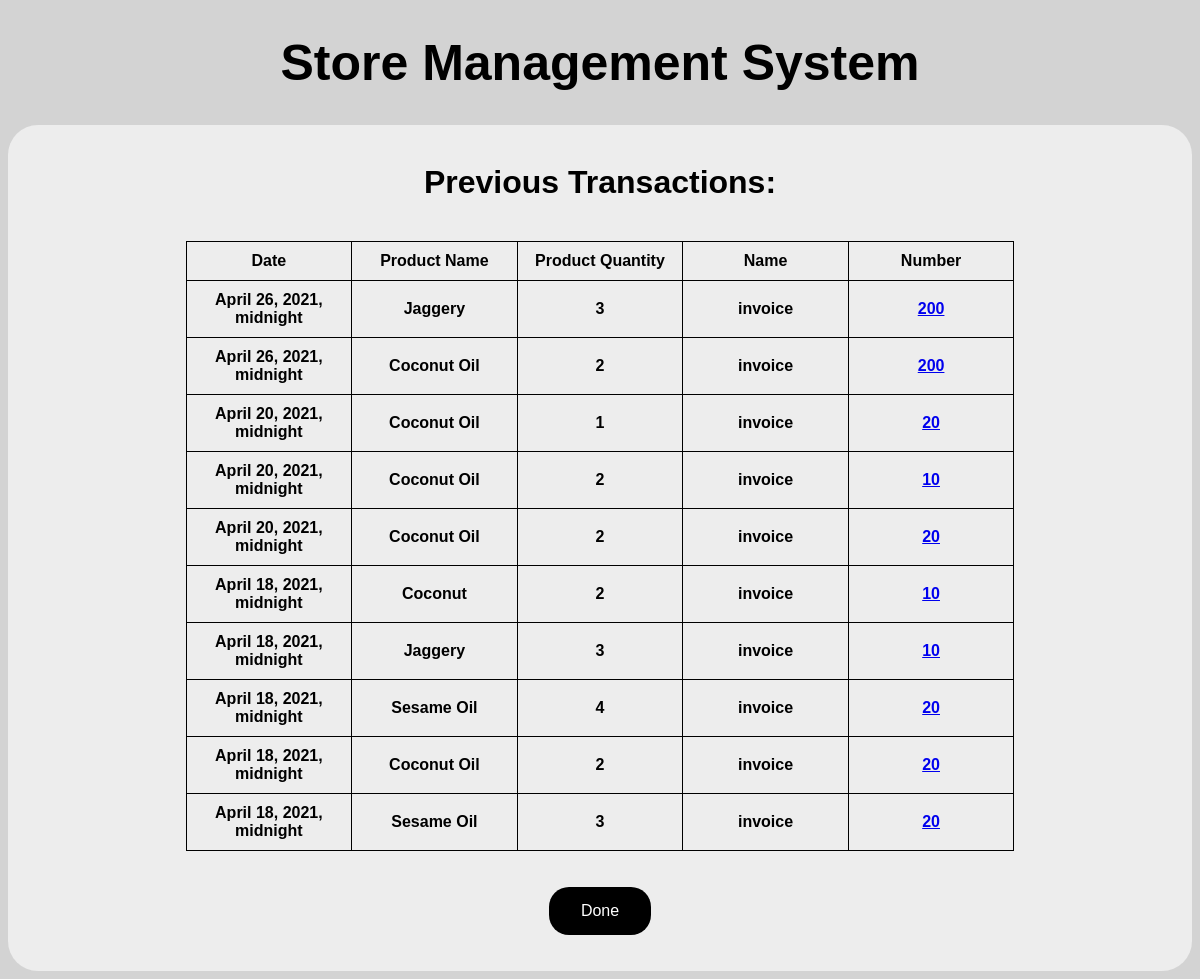
Page /show_transactions on the earlier database version.
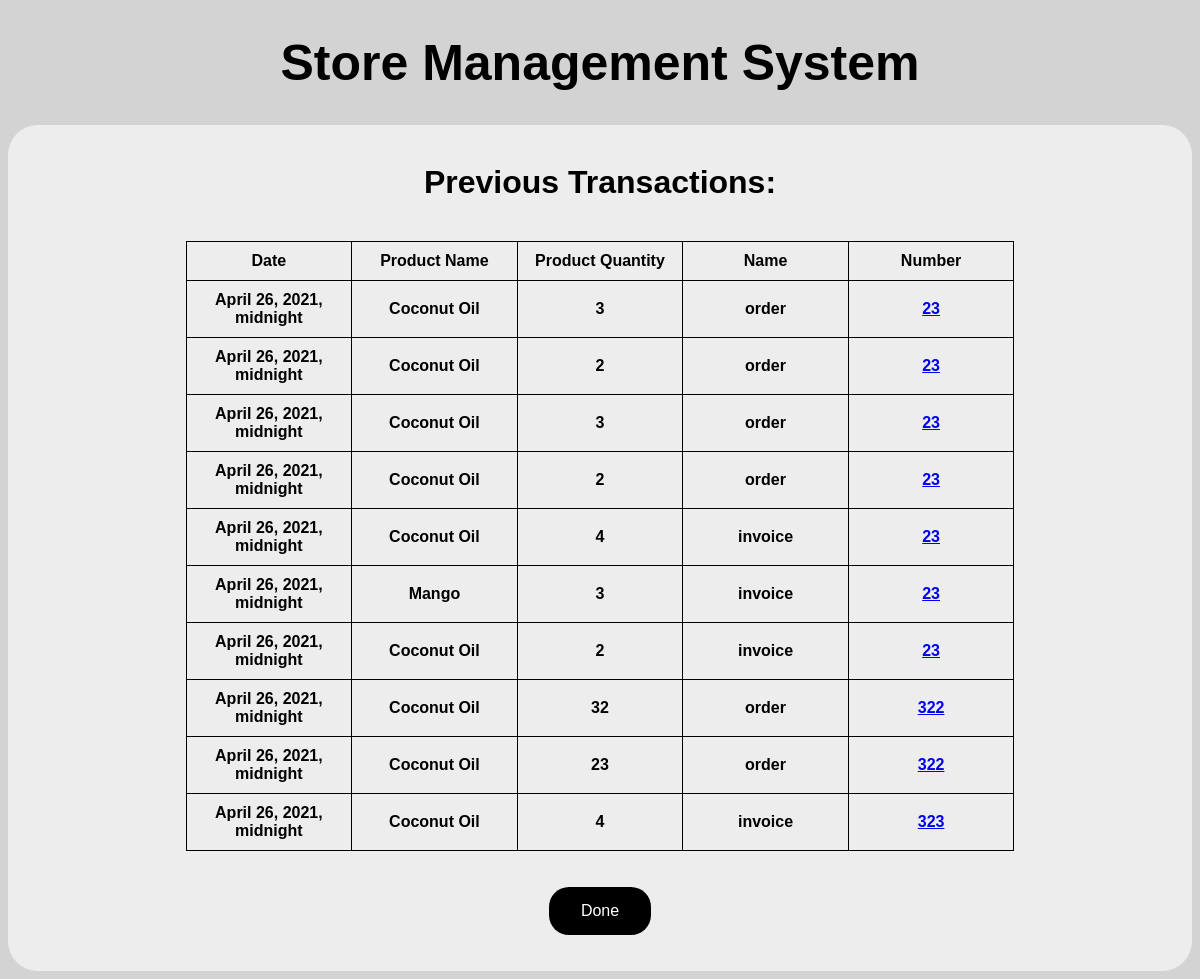
Same page on the later database version.
### storedb/models.py (models this page shows, shortened)
class Transactions(models.Model):
    date = models.DateTimeField()
    prod_name = models.CharField(max_length=30)
    prod_quant = models.IntegerField()
    name = models.CharField(max_length=20)
    number = models.IntegerField()

### storedb/views.py (the view)
# urls.py: path('show_transactions', views.show_transactions),
def show_transactions(request):
    trans_list = Transactions.objects.order_by('-id')[:10]
    return render(request, 'trans_list.html', {'trans_list': trans_list})

### storedb/templates/trans_list.html (shortened to what this page needs)
{% extends "base.html" %}
{% block content %}
<center>
    <h1>Previous Transactions:</h1><br>
<table>
       <tr>
           <td>Date</td>
           <td>Product Name</td>
           <td>Product Quantity</td>
           <td>Name</td>
           <td>Number</td>
       </tr>
{% for t in trans_list %}
        <tr>
            <td>{{t.date}}</td>
            <td>{{t.prod_name}}</td>
            <td>{{t.prod_quant}}</td>
            <td>{{t.name}}</td>
            <td><a href="{{t.name}}/{{t.number}}">{{t.number}}</a></td>
        </tr>
{% endfor %}
</table><br><br>
<form action="cancel" method="post">
            <button type="submit">Done</button>
    </form>
<br><br>
{% endblock content %}

Differences in the rows shown:
no longer on this page (row unchanged): Transactions: date "April 26, 2021, midnight", prod_name "Jaggery", prod_quant "3", name "invoice", number "200"
no longer on this page (row unchanged): Transactions: date "April 26, 2021, midnight", prod_name "Coconut Oil", prod_quant "2", name "invoice", number "200"
no longer on this page (row unchanged): Transactions: date "April 20, 2021, midnight", prod_name "Coconut Oil", prod_quant "1", name "invoice", number "20"
no longer on this page (row unchanged): Transactions: date "April 20, 2021, midnight", prod_name "Coconut Oil", prod_quant "2", name "invoice", number "10"
no longer on this page (row unchanged): Transactions: date "April 20, 2021, midnight", prod_name "Coconut Oil", prod_quant "2", name "invoice", number "20"
no longer on this page (row unchanged): Transactions: date "April 18, 2021, midnight", prod_name "Coconut", prod_quant "2", name "invoice", number "10"
no longer on this page (row unchanged): Transactions: date "April 18, 2021, midnight", prod_name "Jaggery", prod_quant "3", name "invoice", number "10"
no longer on this page (row unchanged): Transactions: date "April 18, 2021, midnight", prod_name "Sesame Oil", prod_quant "4", name "invoice", number "20"
no longer on this page (row unchanged): Transactions: date "April 18, 2021, midnight", prod_name "Coconut Oil", prod_quant "2", name "invoice", number "20"
no longer on this page (row unchanged): Transactions: date "April 18, 2021, midnight", prod_name "Sesame Oil", prod_quant "3", name "invoice", number "20"
added Transactions: date "April 26, 2021, midnight", prod_name "Coconut Oil", prod_quant "3", name "order", number "23"
added Transactions: date "April 26, 2021, midnight", prod_name "Coconut Oil", prod_quant "2", name "order", number "23"
added Transactions: date "April 26, 2021, midnight", prod_name "Coconut Oil", prod_quant "3", name "order", number "23"
added Transactions: date "April 26, 2021, midnight", prod_name "Coconut Oil", prod_quant "2", name "order", number "23"
added Transactions: date "April 26, 2021, midnight", prod_name "Coconut Oil", prod_quant "4", name "invoice", number "23"
added Transactions: date "April 26, 2021, midnight", prod_name "Mango", prod_quant "3", name "invoice", number "23"
added Transactions: date "April 26, 2021, midnight", prod_name "Coconut Oil", prod_quant "2", name "invoice", number "23"
added Transactions: date "April 26, 2021, midnight", prod_name "Coconut Oil", prod_quant "32", name "order", number "322"
added Transactions: date "April 26, 2021, midnight", prod_name "Coconut Oil", prod_quant "23", name "order", number "322"
added Transactions: date "April 26, 2021, midnight", prod_name "Coconut Oil", prod_quant "4", name "invoice", number "323"
